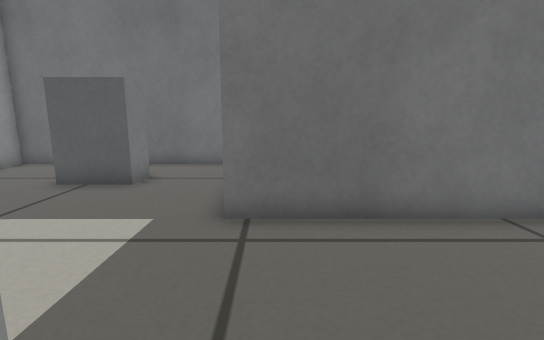
View 1 (above)

16 first-person views from a walk through a robot-simulator world made for Gazebo. The camera is 0.39 m above the floor, tilts 10° down and sees 85° across. The floor is counted in squares, 0.2 m on a side. Each view is taken from the middle of a square. On the plan, view 1 faces up. The plan holds only what a view shows up to about 16 squares ahead; the rest is blank.

View 2
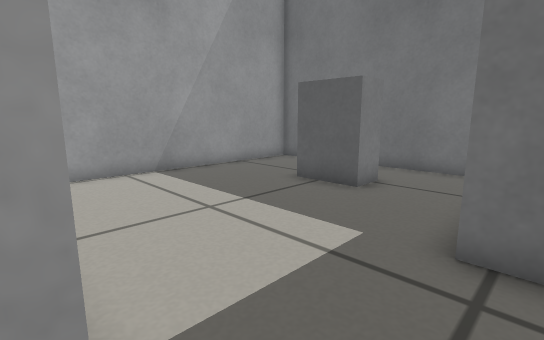

View 3
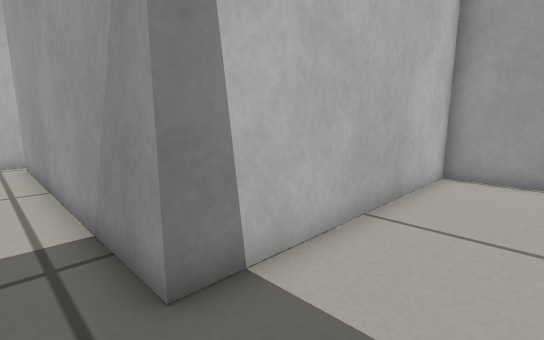

View 4
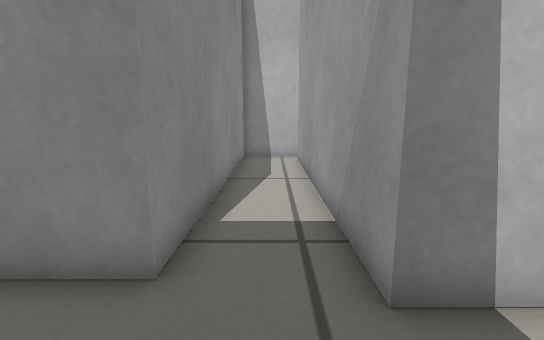

View 5
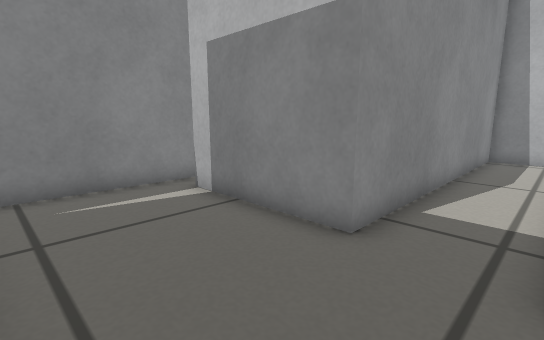

View 6
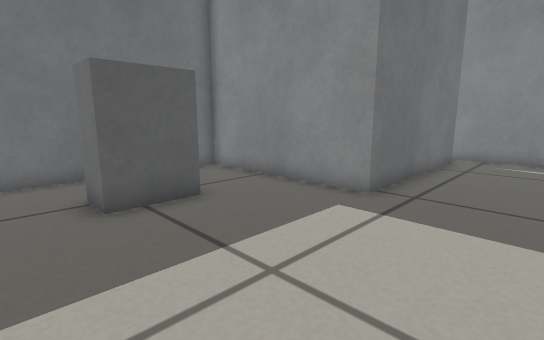

View 7
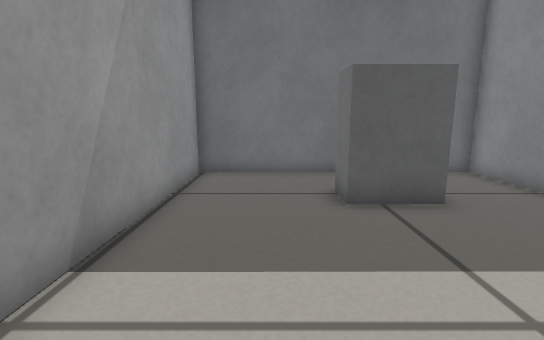

View 8
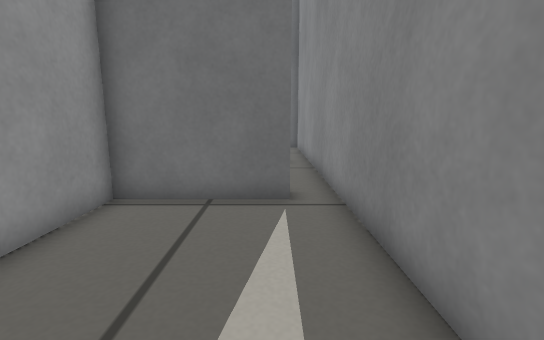

View 9
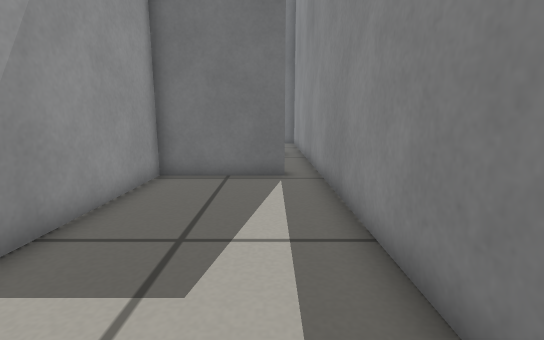

View 10
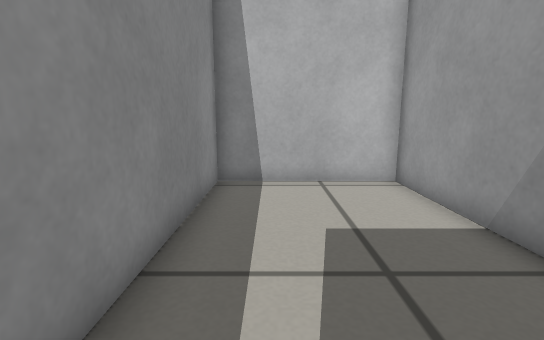

View 11
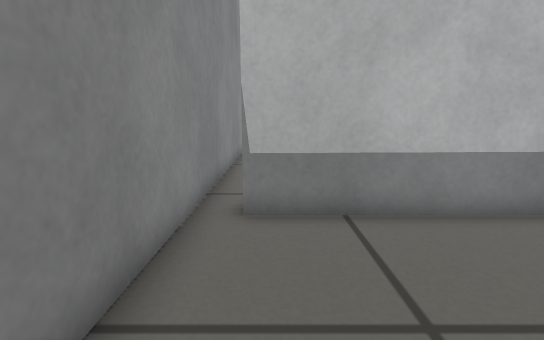

View 12
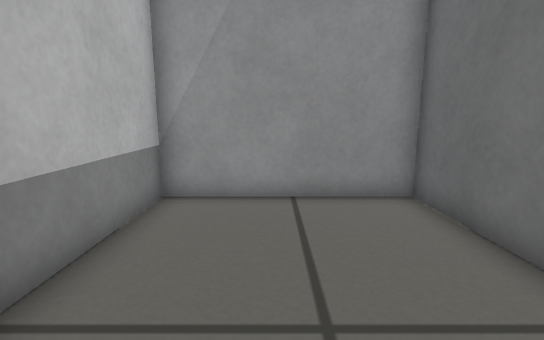

View 13
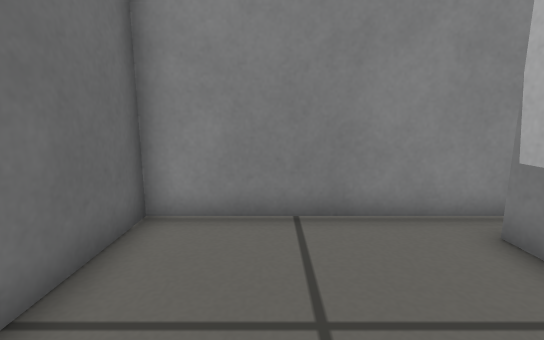

View 14
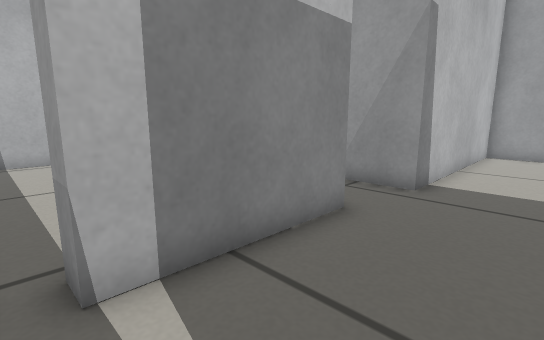

View 15
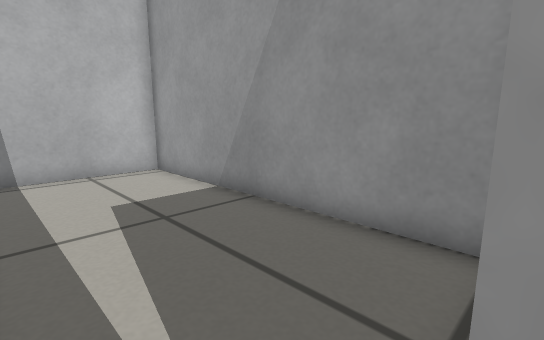

View 16
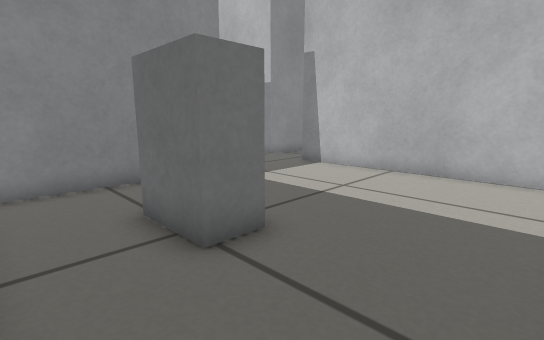

### Floor plan
Ten units are one square. View 1 is at (0, 0); x grows to the right and y downward. Boxes are objects, and circles mark ways between rooms. Rooms are numbered by the first view taken in them; rooms with no view inside come last. Other rooms are left out.
<svg viewBox="-111 -130 193 245">
<path fill="none" stroke="#000" d="M-12 -12 -12 101M77 5 77 -65M66 -55 -9 -55M-14 110 14 110 14 -7 64 -7 64 1M-9 -55 -9 -125 -106 -125 -106 -12 -12 -12M64 1 22 1 22 110 77 110 77 5M77 -65 77 -125 -2 -125 -2 -63 66 -63"/>
<rect x="-65" y="-105" width="30" height="20" fill="#bbb"><title>grey box</title></rect>
<circle cx="-10" cy="-35" r="3" fill="#2a7"/>
<circle cx="70" cy="0" r="3" fill="#2a7"/>
<circle cx="70" cy="-60" r="3" fill="#2a7"/>
<text x="30" y="-10">1</text>
<text x="-60" y="-70">2</text>
<text x="50" y="50">3</text>
<text x="40" y="-100">4</text>
</svg>
Room 1 opens to room 2. Room 1 opens to room 3. Room 1 opens to room 4.

Where each view was taken, in squares from view 1:
view 1: 0 up, 0 right, facing up
view 2: 1 up, 0 right, facing up-left
view 3: 4 up, 0 right, facing down-left
view 4: 4 up, 0 right, facing down
view 5: 5 up, 1 left, facing down-right
view 6: 2 up, 8 left, facing up-right
view 7: 2 up, 8 left, facing up
view 8: 7 down, 6 right, facing up
view 9: 10 down, 6 right, facing up
view 10: 2 down, 6 right, facing down
view 11: 12 up, 6 right, facing down
view 12: 9 up, 7 right, facing left
view 13: 10 up, 2 right, facing right
view 14: 4 up, 7 right, facing down-left
view 15: 0 up, 7 right, facing down-left
view 16: 12 up, 10 left, facing down-right
